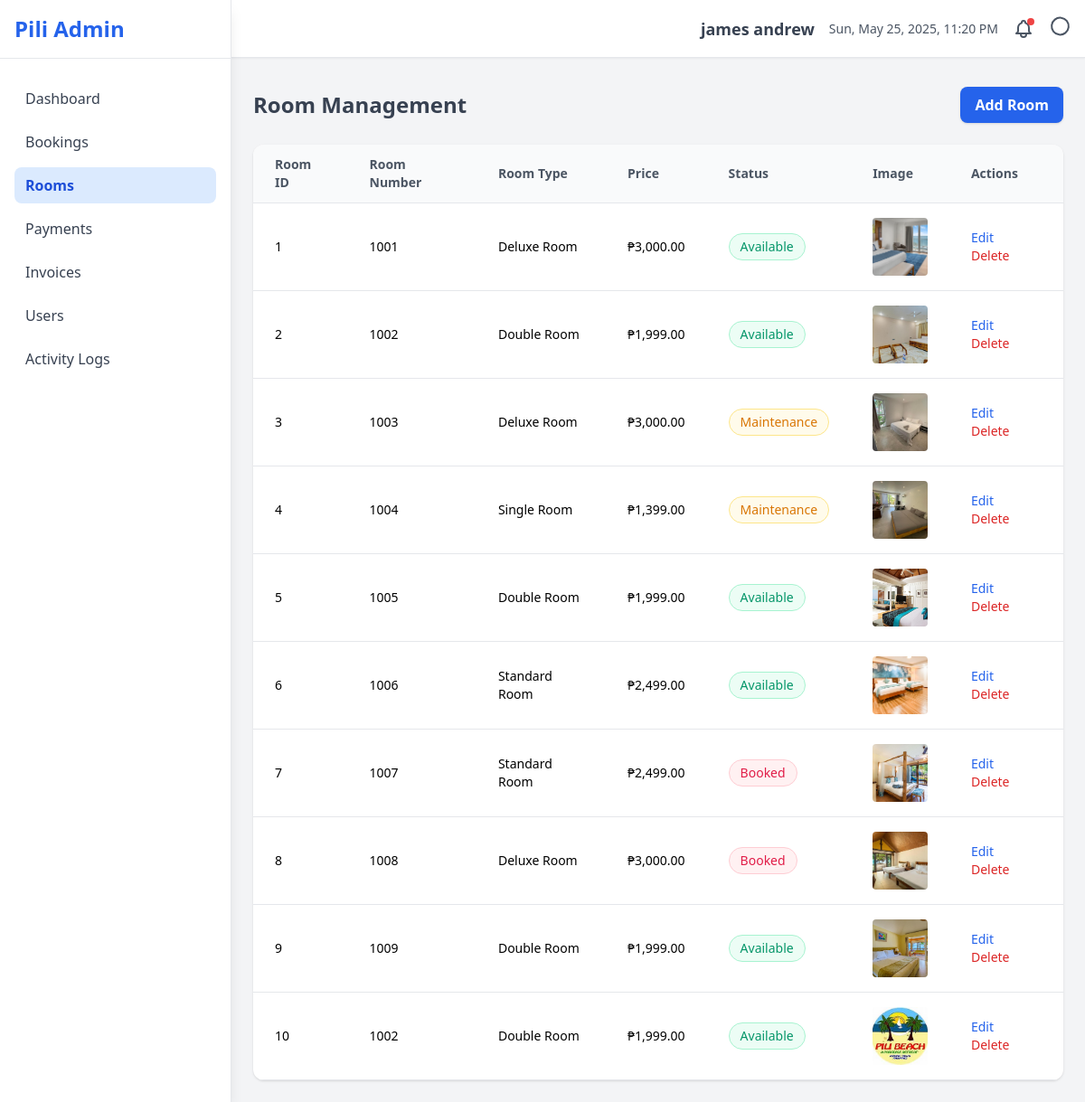
The app's page /Admin/rooms.php (signed in) with its own data.
### tables this page shows
CREATE TABLE `rooms` (
  `room_id` int(10) NOT NULL,
  `room_number` int(50) NOT NULL,
  `room_type` enum('Deluxe Room','Standard Room','Single Room','Double Room') NOT NULL,
  `room_price` int(50) NOT NULL,
  `room_capacity` int(10) NOT NULL,
  `room_status` enum('available','booked','maintenance') NOT NULL,
  `room_image` varchar(255) DEFAULT NULL,
  `room_description` varchar(255) NOT NULL
);

### Admin/rooms.php (the view, shortened to what this page needs)
<!DOCTYPE html>
<html lang="en">
<head>
    <script src="https://cdn.tailwindcss.com"></script>
</head>
<body class="bg-gray-100 font-sans">
    <?php include 'navbar.php'; ?>
    <div class="flex flex-col md:flex-row">
        <?php include 'sidebar.php'; ?>
        <div class="flex-1 p-4 md:p-6 pt-28 md:pt-24 md:ml-64 transition-all duration-300">
            <div class="flex justify-between items-center mb-6">
                <h2 class="text-2xl font-bold text-gray-700">Room Management</h2>
                <button class="bg-blue-600 hover:bg-blue-700 text-white font-semibold px-4 py-2 rounded-lg shadow"
                    onclick="openAddModal()">Add Room</button>
            </div>
            <div class="bg-white shadow rounded-xl overflow-x-auto">
                <table class="min-w-full text-sm text-left">
                    <thead class="text-gray-600 border-b bg-gray-50">
                        <tr>
                            <th class="px-6 py-3">Room ID</th>
                            <th class="px-6 py-3">Room Number</th>
                            <th class="px-6 py-3">Room Type</th>
                            <th class="px-6 py-3">Price</th>
                            <th class="px-6 py-3">Status</th>
                            <th class="px-6 py-3">Image</th>
                            <th class="px-6 py-3">Actions</th>
                        </tr>
                    </thead>
                    <tbody>
                        <?php
                        require_once '../PHP/db.php';
                        $stmt = $conn->query("SELECT * FROM rooms ORDER BY room_id");
                        while ($room = $stmt->fetch(PDO::FETCH_ASSOC)) {
                            $image_path = $room['room_image'] ? '/Proj/PiliBeachManagementSystem---Group-1/PHP/assets/' . $room['room_image'] : '/Proj/PiliBeachManagementSystem---Group-1/PHP/assets/logo.jpg';
                            $status_color = '';
                            switch (strtolower($room['room_status'])) {
                                case 'available':
                                    $status_color = 'text-emerald-600 bg-emerald-50 border border-emerald-200';
                                    break;
                                case 'booked':
                                    $status_color = 'text-rose-600 bg-rose-50 border border-rose-200';
                                    break;
                                case 'maintenance':
                                    $status_color = 'text-amber-600 bg-amber-50 border border-amber-200';
                                    break;
                            }
                            echo "<tr class='border-b hover:bg-gray-50'>";
                            echo "<td class='px-6 py-4'>{$room['room_id']}</td>";
                            echo "<td class='px-6 py-4'>{$room['room_number']}</td>";
                            echo "<td class='px-6 py-4'>{$room['room_type']}</td>";
                            echo "<td class='px-6 py-4'>₱" . number_format($room['room_price'], 2) . "</td>";
                            echo "<td class='px-6 py-4'>
                                    <span class='inline-flex items-center px-3 py-1 rounded-full text-sm font-medium {$status_color}'>
                                        " . ucfirst($room['room_status']) . "
                                    </span>
                                  </td>";
                            echo "<td class='px-6 py-4'><img src='{$image_path}' alt='Room {$room['room_number']}' class='w-16 h-16 object-cover rounded'></td>";
                            echo "<td class='px-6 py-4'>
                                    <button class='text-blue-600 hover:underline mr-3' onclick='openEditModal({$room['room_id']})'>Edit</button>
                                    <button class='text-red-600 hover:underline' onclick='confirmDelete({$room['room_id']})'>Delete</button>
                                  </td>";
                            echo "</tr>";
                        }
                        ?>
                    </tbody>
                </table>
            </div>
        </div>
    </div>
</body>
</html>

### Admin/navbar.php (shortened to what this page needs)
<nav class="fixed top-0 z-40 flex items-center justify-between h-16 bg-white border-b border-gray-200 shadow-sm px-4
           md:ml-64 md:w-[calc(100%-16rem)] w-full">
    <div class="flex items-center ml-auto space-x-4">
        <div class="hidden sm:block text-gray-700 text-lg font-semibold">
            <?php echo $_SESSION['user_name']; ?>
        </div>
        <div id="datetime" class="hidden sm:block text-gray-600 text-sm font-medium"></div>
        <button class="relative text-gray-600 hover:text-gray-800 focus:outline-none">
            <span class="absolute top-0 right-0 inline-block w-2 h-2 bg-red-500 rounded-full"></span>
        </button>
        <div class="relative">
            <button id="account-btn" class="text-gray-600 hover:text-gray-800 focus:outline-none">
                <svg class="w-6 h-6" fill="none" stroke="currentColor" stroke-width="2" viewBox="0 0 24 24">
                    <path stroke-linecap="round" stroke-linejoin="round"
                        d="M5.121 17.804A9 9 0 1119.88 6.196a9 9 0 01-14.758 11.608z" />
                </svg>
            </button>
        </div>
    </div>
</nav>

### Admin/sidebar.php (shortened to what this page needs)
<?php
$currentPage = basename($_SERVER['PHP_SELF']);
?>
<aside id="sidebar"
    class="fixed top-0 left-0 w-64 h-full bg-white border-r border-gray-200 shadow-lg z-50 transform transition-transform duration-300 -translate-x-full md:translate-x-0">
    <div class="p-4 border-b flex justify-between items-center">
        <h2 class="text-2xl font-bold text-blue-600">Pili Admin</h2>
    </div>
    <nav class="mt-6 px-4 space-y-2">
        <a href="index.php" class="block px-3 py-2 rounded-lg hover:bg-blue-50 font-medium
        <?= $currentPage == 'index.php' ? 'bg-blue-100 text-blue-700 font-semibold' : 'text-gray-700' ?>">
            Dashboard
        </a>
        <a href="bookings.php" class="block px-3 py-2 rounded-lg hover:bg-blue-50 font-medium
        <?= $currentPage == 'bookings.php' ? 'bg-blue-100 text-blue-700 font-semibold' : 'text-gray-700' ?>">
            Bookings
        </a>
        <a href="rooms.php" class="block px-3 py-2 rounded-lg hover:bg-blue-50 font-medium
        <?= $currentPage == 'rooms.php' ? 'bg-blue-100 text-blue-700 font-semibold' : 'text-gray-700' ?>">
            Rooms
        </a>
        <a href="payments.php" class="block px-3 py-2 rounded-lg hover:bg-blue-50 font-medium
        <?= $currentPage == 'payments.php' ? 'bg-blue-100 text-blue-700 font-semibold' : 'text-gray-700' ?>">
            Payments
        </a>
        <a href="invoice.php" class="block px-3 py-2 rounded-lg hover:bg-blue-50 font-medium
        <?= $currentPage == 'invoice.php' ? 'bg-blue-100 text-blue-700 font-semibold' : 'text-gray-700' ?>">
            Invoices
        </a>
        <a href="users.php" class="block px-3 py-2 rounded-lg hover:bg-blue-50 font-medium
        <?= $currentPage == 'users.php' ? 'bg-blue-100 text-blue-700 font-semibold' : 'text-gray-700' ?>">
            Users
        </a>
        <a href="activity-logs.php" class="block px-3 py-2 rounded-lg hover:bg-blue-50 font-medium
        <?= $currentPage == 'activity-logs.php' ? 'bg-blue-100 text-blue-700 font-semibold' : 'text-gray-700' ?>">
            Activity Logs
        </a>
    </nav>
</aside>

### records on screen
rooms: room_id "1", room_number "1001", room_type "Deluxe Room", room_price "3,000.00", room_status "Available", room_image (picture)
rooms: room_id "2", room_number "1002", room_type "Double Room", room_price "1,999.00", room_status "Available", room_image (picture)
rooms: room_id "3", room_number "1003", room_type "Deluxe Room", room_price "3,000.00", room_status "Maintenance", room_image (picture)
rooms: room_id "4", room_number "1004", room_type "Single Room", room_price "1,399.00", room_status "Maintenance", room_image (picture)
rooms: room_id "5", room_number "1005", room_type "Double Room", room_price "1,999.00", room_status "Available", room_image (picture)
rooms: room_id "6", room_number "1006", room_type "Standard Room", room_price "2,499.00", room_status "Available", room_image (picture)
rooms: room_id "7", room_number "1007", room_type "Standard Room", room_price "2,499.00", room_status "Booked", room_image (picture)
rooms: room_id "8", room_number "1008", room_type "Deluxe Room", room_price "3,000.00", room_status "Booked", room_image (picture)
rooms: room_id "9", room_number "1009", room_type "Double Room", room_price "1,999.00", room_status "Available", room_image (picture)
rooms: room_id "10", room_number "1002", room_type "Double Room", room_price "1,999.00", room_status "Available", shows a picture

### other values on screen
$_SESSION['user_name'] "james andrew"
